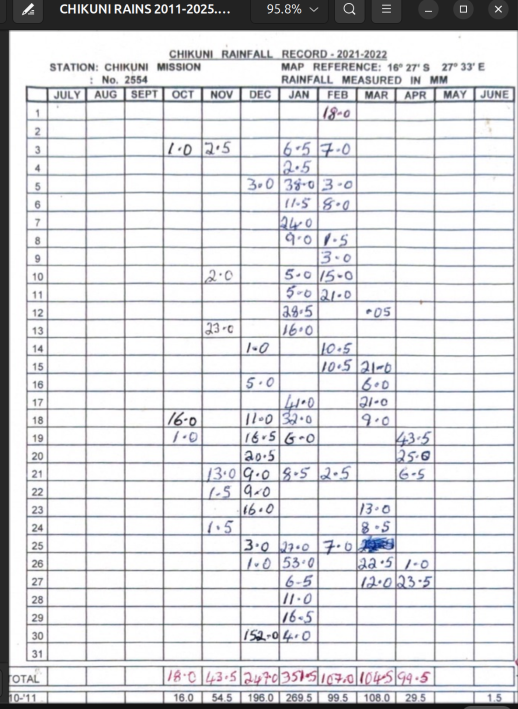
#> input picture test_data/testimage.png, 1036 x 1418 px (shown at 1/2 size)
$ python test_padding_variants.py
#> lines starting #> are read from the running program, lines starting #| are printed output that depends on the picture
import cv2
import os

IMAGE = "test_data/testimage.png"
OUTPUT = "test_data/padding_variants"

image = cv2.imread(IMAGE, cv2.IMREAD_GRAYSCALE)
#> image: shape (1418, 1036); min 19, max 255, mean 218.2

if image is None:
    raise FileNotFoundError(f"Could not read {IMAGE}")

os.makedirs(OUTPUT, exist_ok=True)

cells = {
    "jan17": (558, 635, 782, 818),
    "dec30": (481, 558, 1212, 1249),
}

padding_sizes = [2, 4, 6, 8]

for cell_name, (x1, x2, y1, y2) in cells.items():

    cell = image[y1:y2, x1:x2]

    for padding in padding_sizes:

        padded = cv2.copyMakeBorder(
            cell,
            padding,
            padding,
            padding,
            padding,
            cv2.BORDER_CONSTANT,
            value=255
        )

        filename = f"{cell_name}_pad{padding}.png"
        path = os.path.join(OUTPUT, filename)

        cv2.imwrite(path, padded)

        print(
            f"{filename}: "
            f"{padded.shape[1]}x{padded.shape[0]}"
        )
#> this loop made 2 passes
#> pass 1, `cell = image[y1:y2, x1:x2]`:
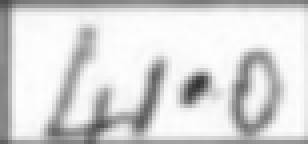
#> cell: shape (36, 77) (shown 4 times larger); min 51, max 254, mean 215
#> pass 1, `cv2.imwrite(path, padded)`:
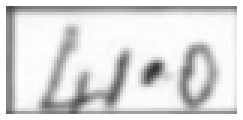
#> saved as jan17_pad2.png: shape (40, 81) (shown 3 times larger); min 51, max 255, mean 220.8
#> pass 1, `cv2.imwrite(path, padded)`:
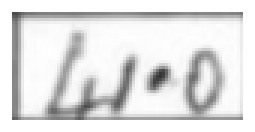
#> saved as jan17_pad4.png: shape (44, 85) (shown 3 times larger); min 51, max 255, mean 225.4
#> pass 1, `cv2.imwrite(path, padded)`:
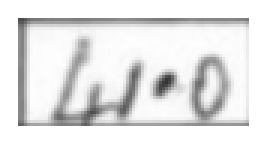
#> saved as jan17_pad6.png: shape (48, 89) (shown 3 times larger); min 51, max 255, mean 229.1
#> after the loop:
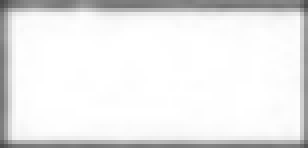
#> cell: shape (37, 77) (shown 4 times larger); min 74, max 255, mean 233.2

print("\nDone.")
